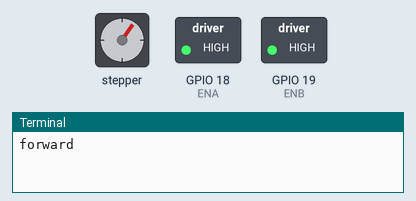
A program run on a simulated Raspberry Pi (BCM pin numbers). Parts: stepper motor, switched loads named in the program (green lamp = pin HIGH), the last lines printed to the terminal. The stepper is drawn at 2048 steps a turn; pins used as bus, display or sensor lines are not drawn.

Above: at 7.9 s.
At 21.43 s:
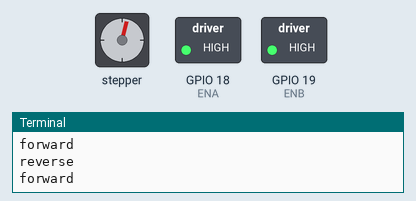
At 35.0 s:
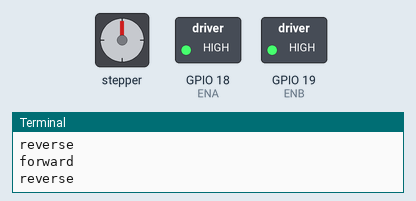
Timing chart, 0 to 40.0 s (numbered marks = the images above):
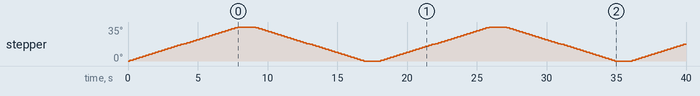

Measured:
- by itself, stepper: turns 35° clockwise in 7.7 s, then 35° counter-clockwise in 7.7 s, then 35° clockwise in 7.7 s, then 35° counter-clockwise in 7.7 s, and so on

The program:

mt_drive_test.py
```python
import RPi.GPIO as GPIO
import time

# GPIO 핀 설정
IN1 = 12
IN2 = 16
IN3 = 20
IN4 = 21
ENA = 18
ENB = 19

# 8단계 스테핑 모터의 시퀀스
step_sequence = [
    [1, 0, 0, 0],
    [1, 1, 0, 0],
    [0, 1, 0, 0],
    [0, 1, 1, 0],
    [0, 0, 1, 0],
    [0, 0, 1, 1],
    [0, 0, 0, 1],
    [1, 0, 0, 1]
]

# GPIO 초기화
GPIO.setmode(GPIO.BCM)
GPIO.setup(IN1, GPIO.OUT)
GPIO.setup(IN2, GPIO.OUT)
GPIO.setup(IN3, GPIO.OUT)
GPIO.setup(IN4, GPIO.OUT)
GPIO.setup(ENA, GPIO.OUT)
GPIO.setup(ENB, GPIO.OUT)


# PWM 초기화
pwm_ena = GPIO.PWM(ENA, 50)  # 100Hz
pwm_enb = GPIO.PWM(ENB, 50)  # 100Hz
pwm_ena.start(100)  # 100% 듀티 사이클
pwm_enb.start(100)  # 100% 듀티 사이클


def set_motor_pins(state):
    """스테핑 모터의 IN1~IN4 핀 상태 설정"""
    GPIO.output(IN1, state[0])
    GPIO.output(IN2, state[1])
    GPIO.output(IN3, state[2])
    GPIO.output(IN4, state[3])


def rotate_motor(direction, steps=50):
    """모터 회전: direction=1(정방향), direction=-1(역방향), steps=회전 스텝 수"""
    if direction == 1:  # 정방향
        sequence = step_sequence
    else:  # 역방향
        sequence = list(reversed(step_sequence))

    for _ in range(steps):
        for step in sequence:
            set_motor_pins(step)
            time.sleep(0.02)  # 속도 조절 (20ms)


if __name__ == "__main__":
    try:
        while True:
            print("forward")
            rotate_motor(1, steps=50)  # 정방향 100스텝 (반바퀴)
            time.sleep(1)  # 1초 대기

            print("reverse")
            rotate_motor(-1, steps=50)  # 역방향 100스텝 (반바퀴)
            time.sleep(1)  # 1초 대기
    except KeyboardInterrupt:
        print("프로그램 종료")
    finally:
        pwm_ena.stop()
        pwm_enb.stop()
        GPIO.cleanup()
```
